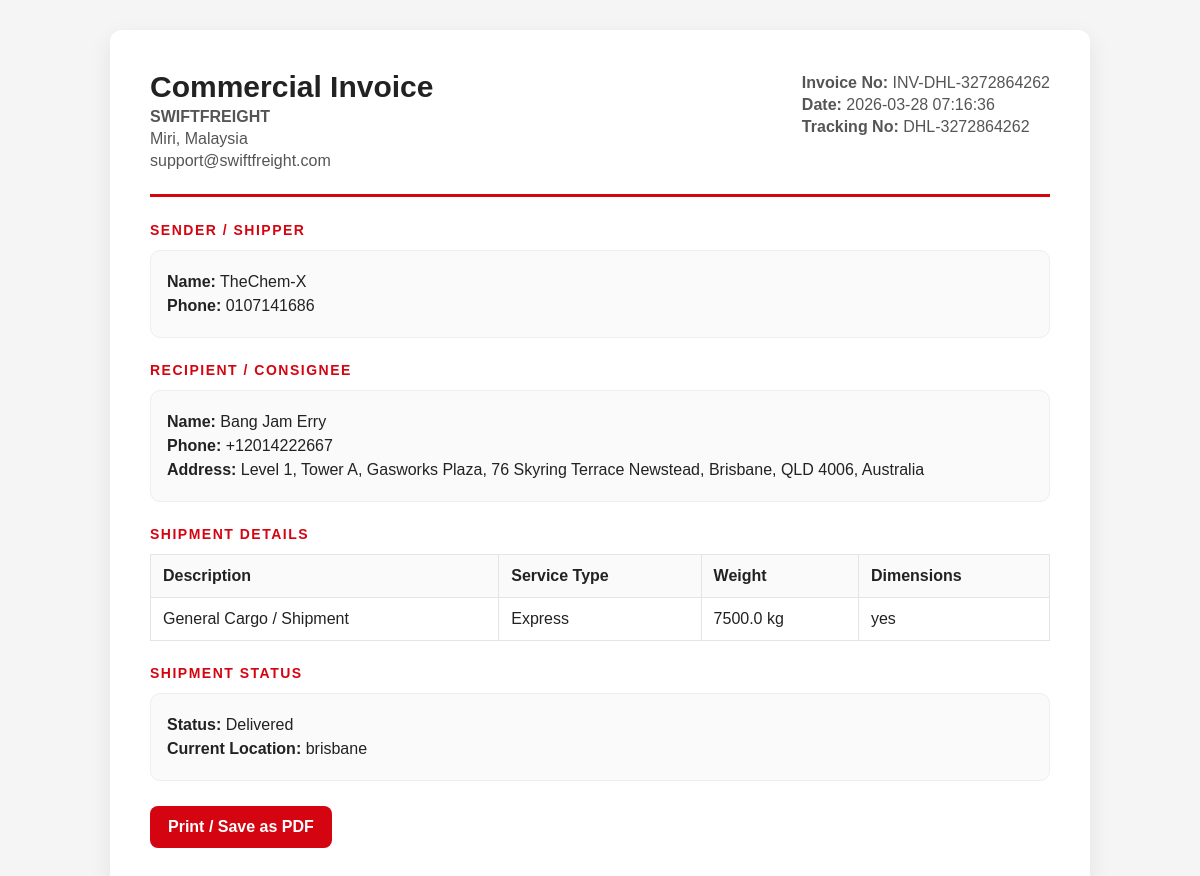
The page /invoice/DHL-3272864262 on the database its author committed.
### tables this page shows
CREATE TABLE bookings (
            id INTEGER PRIMARY KEY AUTOINCREMENT,
            sender_name TEXT NOT NULL,
            sender_phone TEXT NOT NULL,
            recipient_name TEXT NOT NULL,
            recipient_phone TEXT NOT NULL,
            address TEXT NOT NULL,
            weight REAL NOT NULL,
            dimensions TEXT NOT NULL,
            service_type TEXT NOT NULL,
            tracking_number TEXT NOT NULL
        , status TEXT DEFAULT 'Shipment Created', current_location TEXT DEFAULT 'Pending Pickup', updated_at TEXT DEFAULT '', email TEXT);

### app.py (the view)
@app.route("/invoice/<tracking_number>")
def invoice(tracking_number):
    conn = sqlite3.connect("shipping.db")
    c = conn.cursor()
    c.execute("""
        SELECT sender_name, sender_phone, recipient_name, recipient_phone,
               address, weight, dimensions, service_type, tracking_number,
               status, current_location, updated_at
        FROM bookings
        WHERE tracking_number = ?
    """, (tracking_number,))
    booking = c.fetchone()
    conn.close()
    if not booking:
        return "Invoice not found", 404
    booking_info = {
        "sender_name": booking[0],
        "sender_phone": booking[1],
        "recipient_name": booking[2],
        "recipient_phone": booking[3],
        "address": booking[4],
        "weight": booking[5],
        "dimensions": booking[6],
        "service_type": booking[7],
        "tracking_number": booking[8],
        "status": booking[9],
        "current_location": booking[10],
        "updated_at": booking[11]
    }
    company_name = read_text_file("settings.txt", "MY SHIPPING COMPANY")
    company_phone = read_text_file("phone.txt", "")
    company_email = read_text_file("email.txt", "support@swiftfreight.com")
    company_location = read_text_file("location.txt", "Miri, Malaysia")
    return render_template(
        "invoice.html",
        booking=booking_info,
        company_name=company_name,
        company_phone=company_phone,
        company_email=company_email,
        company_location=company_location
    )

### app.py (called while the page is built)
def read_text_file(filename, default_value):
    try:
        with open(filename, "r", encoding="utf-8") as f:
            return f.read().strip()
    except Exception:
        return default_value

### templates/invoice.html (shortened to what this page needs)
<!DOCTYPE html>
<html>
<head>
</head>
<body>
    <div class="doc-wrap">
        <div class="doc-header">
            <div>
                <h1>Commercial Invoice</h1>
                <p><strong>{{ company_name }}</strong></p>
                <p>{{ company_location }}</p>
                <p>{{ company_email }}</p>
            </div>
            <div>
                <p><strong>Invoice No:</strong> INV-{{ booking.tracking_number }}</p>
                <p><strong>Date:</strong> {{ booking.updated_at if booking.updated_at else "Not available" }}</p>
                <p><strong>Tracking No:</strong> {{ booking.tracking_number }}</p>
            </div>
        </div>
        <div class="section-title">Sender / Shipper</div>
        <div class="box">
            <p><strong>Name:</strong> {{ booking.sender_name }}</p>
            <p><strong>Phone:</strong> {{ booking.sender_phone }}</p>
        </div>
        <div class="section-title">Recipient / Consignee</div>
        <div class="box">
            <p><strong>Name:</strong> {{ booking.recipient_name }}</p>
            <p><strong>Phone:</strong> {{ booking.recipient_phone }}</p>
            <p><strong>Address:</strong> {{ booking.address }}</p>
        </div>
        <div class="section-title">Shipment Details</div>
        <table>
            <thead>
                <tr>
                    <th>Description</th>
                    <th>Service Type</th>
                    <th>Weight</th>
                    <th>Dimensions</th>
                </tr>
            </thead>
            <tbody>
                <tr>
                    <td>General Cargo / Shipment</td>
                    <td>{{ booking.service_type }}</td>
                    <td>{{ booking.weight }} kg</td>
                    <td>{{ booking.dimensions }}</td>
                </tr>
            </tbody>
        </table>
        <div class="section-title">Shipment Status</div>
        <div class="box">
            <p><strong>Status:</strong> {{ booking.status }}</p>
            <p><strong>Current Location:</strong> {{ booking.current_location }}</p>
        </div>
        <a href="#" onclick="window.print()" class="print-btn">Print / Save as PDF</a>
    </div>
</body>
</html>

### templates/invoice.html (style rules this page uses)
body { font-family: Arial, sans-serif; background: #f5f5f5; margin: 0; padding: 30px; color: #222; }
.doc-wrap { max-width: 900px; margin: auto; background: white; padding: 40px; box-shadow: 0 8px 24px rgba(0,0,0,0.08); border-radius: 12px; }
.doc-header { display: flex; justify-content: space-between; align-items: flex-start; border-bottom: 3px solid #d40511; padding-bottom: 20px; margin-bottom: 25px; gap: 20px; }
.doc-header h1 { margin: 0; font-size: 30px; }
.doc-header p { margin: 4px 0; color: #555; }
.section-title { font-size: 14px; text-transform: uppercase; letter-spacing: 1.5px; color: #d40511; margin: 24px 0 12px; font-weight: bold; }
.box { background: #fafafa; border: 1px solid #eee; border-radius: 10px; padding: 16px; }
.box p { margin: 6px 0; }
table { width: 100%; border-collapse: collapse; margin-top: 10px; }
th, td { border: 1px solid #e5e5e5; padding: 12px; text-align: left; }
th { background: #fafafa; }
.print-btn { display: inline-block; margin-top: 25px; background: #d40511; color: white; text-decoration: none; padding: 12px 18px; border-radius: 8px; font-weight: bold; }

### rows shown on the page
bookings: tracking_number "DHL-3272864262", updated_at "2026-03-28 07:16:36", sender_name "TheChem-X", sender_phone "0107141686", recipient_name "Bang Jam Erry", recipient_phone "+12014222667", address "Level 1, Tower A, Gasworks Plaza, 76 Skyring Terrace Newstead, Brisbane, QLD 4006, Australia", service_type "Express", weight "7500.0", dimensions "yes", status "Delivered", current_location "brisbane"

### other values the page prints
{{ company_name }} "SWIFTFREIGHT"
{{ company_location }} "Miri, Malaysia"
{{ company_email }} "support@swiftfreight.com"
